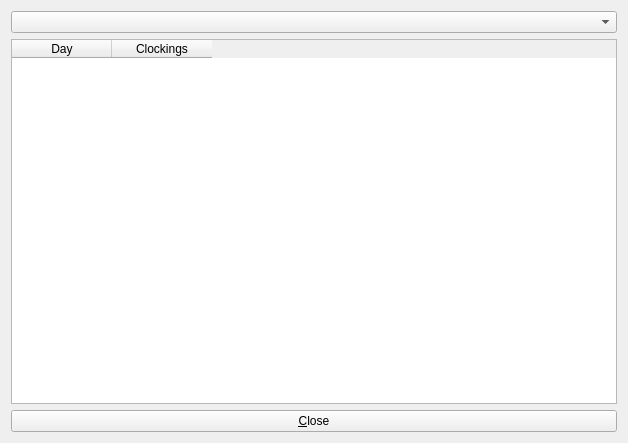
<?xml version="1.0" encoding="UTF-8"?>
<ui version="4.0">
 <class>Form</class>
 <widget class="QWidget" name="Form">
  <property name="geometry">
   <rect>
    <x>0</x>
    <y>0</y>
    <width>628</width>
    <height>443</height>
   </rect>
  </property>
  <property name="windowTitle">
   <string>Form</string>
  </property>
  <layout class="QVBoxLayout" name="verticalLayout">
   <item>
    <widget class="QComboBox" name="cbMonth"/>
   </item>
   <item>
    <widget class="QTableWidget" name="table">
     <attribute name="horizontalHeaderShowSortIndicator" stdset="0">
      <bool>false</bool>
     </attribute>
     <column>
      <property name="text">
       <string>Day</string>
      </property>
     </column>
     <column>
      <property name="text">
       <string>Clockings</string>
      </property>
     </column>
    </widget>
   </item>
   <item>
    <widget class="QPushButton" name="pbClose">
     <property name="text">
      <string>&amp;Close</string>
     </property>
    </widget>
   </item>
  </layout>
 </widget>
 <resources/>
 <connections/>
</ui>
